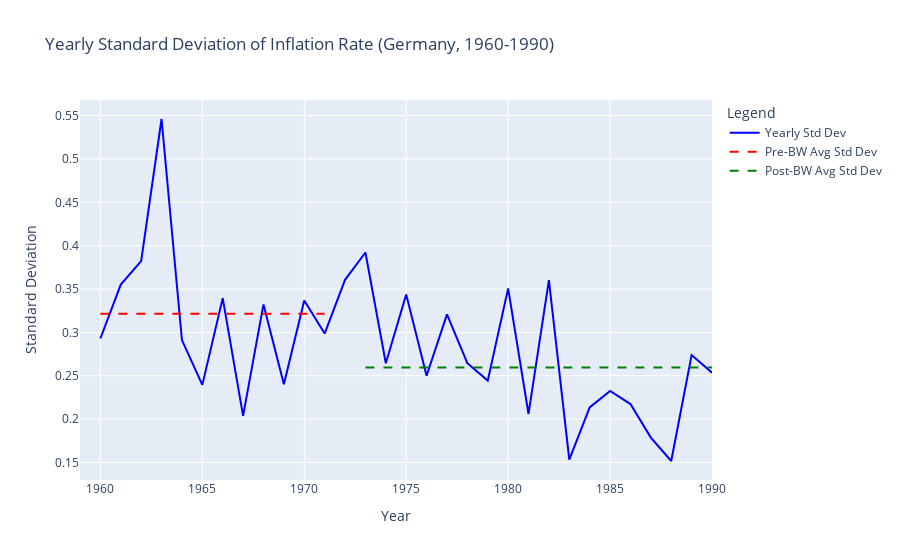
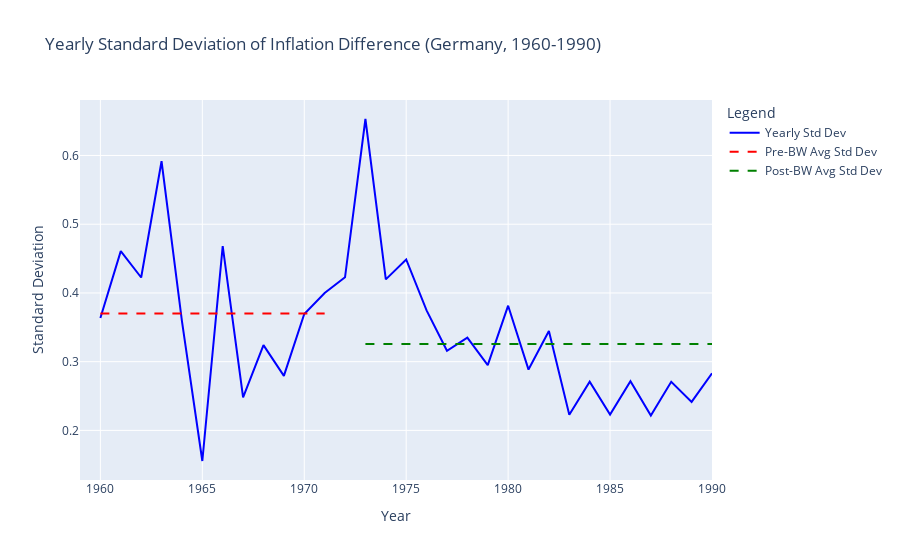
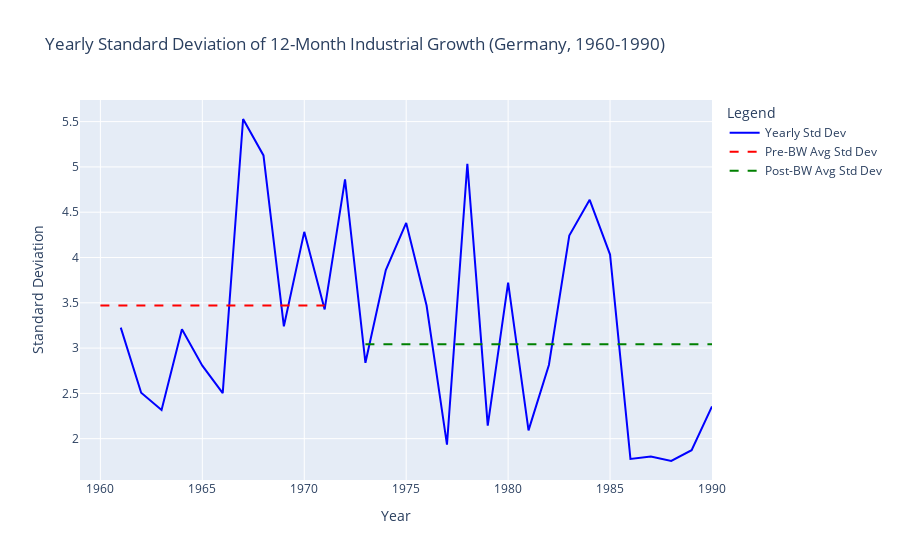

Here is the notebook cell these charts were saved with, in order:
### Code cell
# Ensure 'Month-Year' is datetime and extract 'Year'
germany_df["Month-Year"] = pd.to_datetime(germany_df["Month-Year"])
germany_df["Year"] = germany_df["Month-Year"].dt.year

# Define relevant variables
variables = {
    "Monthly_Inflation_Rate (%)": "Inflation Rate",
    "Inflation_Difference": "Inflation Difference",
    "YOY_Monthly_Industrial_Growth (%)": "12-Month Industrial Growth"
}

# Compute yearly standard deviations
yearly_std = germany_df.groupby("Year")[list(variables.keys())].std()

# Define pre/post Bretton Woods periods
pre_bw_std = yearly_std.loc[:1971].mean()
post_bw_std = yearly_std.loc[1973:].mean()

# Plot each variable separately
for var, name in variables.items():
    fig = go.Figure()

    # Line for yearly standard deviation
    fig.add_trace(go.Scatter(
        x=yearly_std.index,
        y=yearly_std[var],
        mode="lines",
        name="Yearly Std Dev",
        line=dict(color="blue")
    ))

    # Add horizontal lines for pre/post BW std deviation
    fig.add_trace(go.Scatter(
        x=[1960, 1971], 
        y=[pre_bw_std[var], pre_bw_std[var]], 
        mode="lines", 
        name="Pre-BW Avg Std Dev",
        line=dict(color="red", dash="dash")
    ))
    
    fig.add_trace(go.Scatter(
        x=[1973, 1990], 
        y=[post_bw_std[var], post_bw_std[var]], 
        mode="lines", 
        name="Post-BW Avg Std Dev",
        line=dict(color="green", dash="dash")
    ))

    # Layout settings
    fig.update_layout(
        title=f"Yearly Standard Deviation of {name} (Germany, 1960-1990)",
        xaxis_title="Year",
        yaxis_title="Standard Deviation",
        legend_title="Legend"
    )

    fig.show()

### Figure 1 — Plotly figure (JSON) as saved in the notebook; plotly's stock layout.template omitted (floating-point values rounded to 4 significant figures)
{"data": [{"line": {"color": "blue"}, "mode": "lines", "name": "Yearly Std Dev", "type": "scatter", "x": [1959, 1960, 1961, 1962, 1963, 1964, 1965, 1966, 1967, 1968, 1969, 1970, 1971, 1972, 1973, 1974, 1975, 1976, 1977, 1978, 1979, 1980, 1981, 1982, 1983, 1984, 1985, 1986, 1987, 1988, 1989, 1990], "y": [NaN, 0.2929, 0.3551, 0.3823, 0.5461, 0.2911, 0.2395, 0.3395, 0.2037, 0.3322, 0.2401, 0.3367, 0.2986, 0.3606, 0.3921, 0.2644, 0.3437, 0.25, 0.3208, 0.2645, 0.2444, 0.3507, 0.2059, 0.3602, 0.1532, 0.2135, 0.2325, 0.2173, 0.1787, 0.1517, 0.2738, 0.2536]}, {"line": {"color": "red", "dash": "dash"}, "mode": "lines", "name": "Pre-BW Avg Std Dev", "type": "scatter", "x": [1960, 1971], "y": [0.3215, 0.3215]}, {"line": {"color": "green", "dash": "dash"}, "mode": "lines", "name": "Post-BW Avg Std Dev", "type": "scatter", "x": [1973, 1990], "y": [0.2595, 0.2595]}], "layout": {"legend": {"title": {"text": "Legend"}}, "title": {"text": "Yearly Standard Deviation of Inflation Rate (Germany, 1960-1990)"}, "xaxis": {"title": {"text": "Year"}}, "yaxis": {"title": {"text": "Standard Deviation"}}}}

### Figure 2 — Plotly figure (JSON) as saved in the notebook; plotly's stock layout.template omitted (floating-point values rounded to 4 significant figures)
{"data": [{"line": {"color": "blue"}, "mode": "lines", "name": "Yearly Std Dev", "type": "scatter", "x": [1959, 1960, 1961, 1962, 1963, 1964, 1965, 1966, 1967, 1968, 1969, 1970, 1971, 1972, 1973, 1974, 1975, 1976, 1977, 1978, 1979, 1980, 1981, 1982, 1983, 1984, 1985, 1986, 1987, 1988, 1989, 1990], "y": [NaN, 0.3636, 0.4608, 0.4225, 0.5916, 0.3589, 0.1555, 0.4681, 0.248, 0.3241, 0.2793, 0.3694, 0.3999, 0.4228, 0.6531, 0.4197, 0.4487, 0.3746, 0.3158, 0.3349, 0.2949, 0.3814, 0.2885, 0.3446, 0.2228, 0.2708, 0.223, 0.2715, 0.2217, 0.2708, 0.2415, 0.2831]}, {"line": {"color": "red", "dash": "dash"}, "mode": "lines", "name": "Pre-BW Avg Std Dev", "type": "scatter", "x": [1960, 1971], "y": [0.3701, 0.3701]}, {"line": {"color": "green", "dash": "dash"}, "mode": "lines", "name": "Post-BW Avg Std Dev", "type": "scatter", "x": [1973, 1990], "y": [0.3256, 0.3256]}], "layout": {"legend": {"title": {"text": "Legend"}}, "title": {"text": "Yearly Standard Deviation of Inflation Difference (Germany, 1960-1990)"}, "xaxis": {"title": {"text": "Year"}}, "yaxis": {"title": {"text": "Standard Deviation"}}}}

### Figure 3 — Plotly figure (JSON) as saved in the notebook; plotly's stock layout.template omitted (floating-point values rounded to 4 significant figures)
{"data": [{"line": {"color": "blue"}, "mode": "lines", "name": "Yearly Std Dev", "type": "scatter", "x": [1959, 1960, 1961, 1962, 1963, 1964, 1965, 1966, 1967, 1968, 1969, 1970, 1971, 1972, 1973, 1974, 1975, 1976, 1977, 1978, 1979, 1980, 1981, 1982, 1983, 1984, 1985, 1986, 1987, 1988, 1989, 1990], "y": [NaN, NaN, 3.226, 2.507, 2.317, 3.207, 2.805, 2.503, 5.529, 5.127, 3.241, 4.283, 3.426, 4.863, 2.838, 3.861, 4.382, 3.47, 1.934, 5.034, 2.145, 3.722, 2.091, 2.814, 4.242, 4.636, 4.032, 1.777, 1.803, 1.753, 1.873, 2.356]}, {"line": {"color": "red", "dash": "dash"}, "mode": "lines", "name": "Pre-BW Avg Std Dev", "type": "scatter", "x": [1960, 1971], "y": [3.47, 3.47]}, {"line": {"color": "green", "dash": "dash"}, "mode": "lines", "name": "Post-BW Avg Std Dev", "type": "scatter", "x": [1973, 1990], "y": [3.042, 3.042]}], "layout": {"legend": {"title": {"text": "Legend"}}, "title": {"text": "Yearly Standard Deviation of 12-Month Industrial Growth (Germany, 1960-1990)"}, "xaxis": {"title": {"text": "Year"}}, "yaxis": {"title": {"text": "Standard Deviation"}}}}
